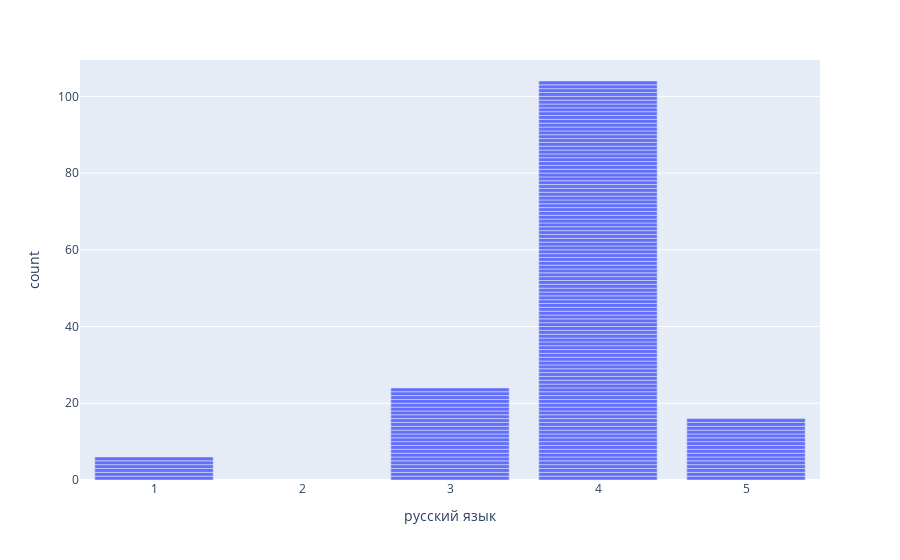

Notebook code cell kept with this figure:
### Code cell
px.bar(plot_df, "русский язык")

### Figure 1 — Plotly figure (JSON) as saved in the notebook; plotly's stock layout.template omitted (floating-point values rounded to 4 significant figures; data arrays with more than 128 entries replaced by an {"elided": "..."} marker saying what was removed)
{"data": [{"alignmentgroup": "True", "hovertemplate": "русский язык=%{x}<br>count=%{y}<extra></extra>", "legendgroup": "", "marker": {"color": "#636efa", "pattern": {"shape": ""}}, "name": "", "offsetgroup": "", "orientation": "v", "showlegend": false, "textposition": "auto", "type": "bar", "x": {"elided": "158 mixed values"}, "xaxis": "x", "y": {"elided": "158 int values"}, "yaxis": "y"}], "layout": {"barmode": "relative", "legend": {"tracegroupgap": 0}, "margin": {"t": 60}, "xaxis": {"anchor": "y", "domain": [0, 1], "title": {"text": "русский язык"}}, "yaxis": {"anchor": "x", "domain": [0, 1], "title": {"text": "count"}}}}
